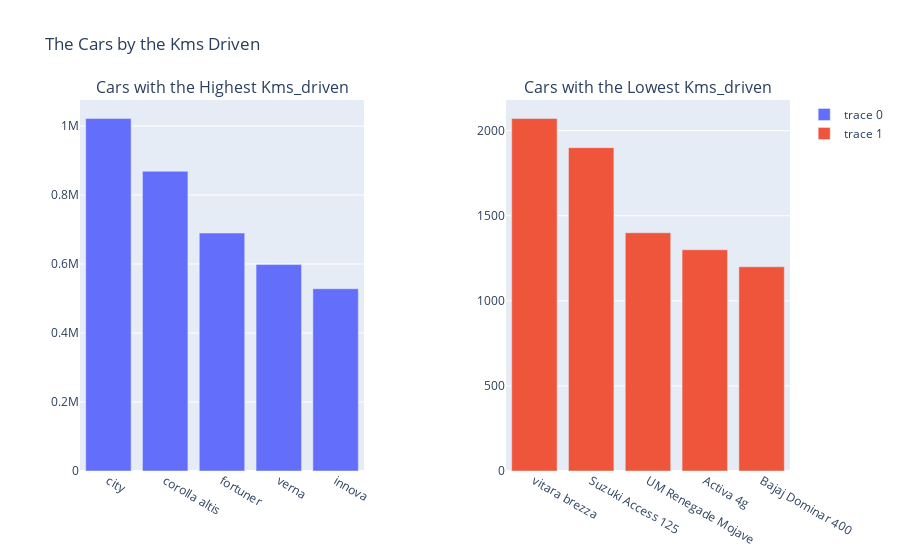

Notebook code for this chart:
### Code cell
# To pick thecars  with the highest and lowerst distance covered.
top_car = df_car.head()
bottom_car = df_car.tail()

# The Diagram to display the highest and lowerst distance covered by Cars.
fig = make_subplots(rows = 1, cols = 2, subplot_titles=["Cars with the Highest Kms_driven", "Cars with the Lowest Kms_driven"], horizontal_spacing= 0.2)
fig.add_trace(go.Bar(x = top_car['Car_Name'], y = top_car['Kms_Driven']), row = 1, col = 1)
fig.add_trace(go.Bar(x = bottom_car['Car_Name'], y = bottom_car['Kms_Driven']), row = 1, col = 2)
fig.update_layout(showlegend = True, title = "The Cars by the Kms Driven")
fig.show()

### Figure 1 — Plotly figure (JSON) as saved in the notebook; plotly's stock layout.template omitted (floating-point values rounded to 4 significant figures)
{"data": [{"type": "bar", "x": ["city", "corolla altis", "fortuner", "verna", "innova"], "xaxis": "x", "y": [1021720, 868702, 689731, 598462, 528418], "yaxis": "y"}, {"type": "bar", "x": ["vitara brezza", "Suzuki Access 125", "UM Renegade Mojave", "Activa 4g", "Bajaj Dominar 400"], "xaxis": "x2", "y": [2071, 1900, 1400, 1300, 1200], "yaxis": "y2"}], "layout": {"annotations": [{"font": {"size": 16}, "showarrow": false, "text": "Cars with the Highest Kms_driven", "x": 0.2, "xanchor": "center", "xref": "paper", "y": 1, "yanchor": "bottom", "yref": "paper"}, {"font": {"size": 16}, "showarrow": false, "text": "Cars with the Lowest Kms_driven", "x": 0.8, "xanchor": "center", "xref": "paper", "y": 1, "yanchor": "bottom", "yref": "paper"}], "showlegend": true, "title": {"text": "The Cars by the Kms Driven"}, "xaxis": {"anchor": "y", "domain": [0, 0.4]}, "xaxis2": {"anchor": "y2", "domain": [0.6, 1]}, "yaxis": {"anchor": "x", "domain": [0, 1]}, "yaxis2": {"anchor": "x2", "domain": [0, 1]}}}
